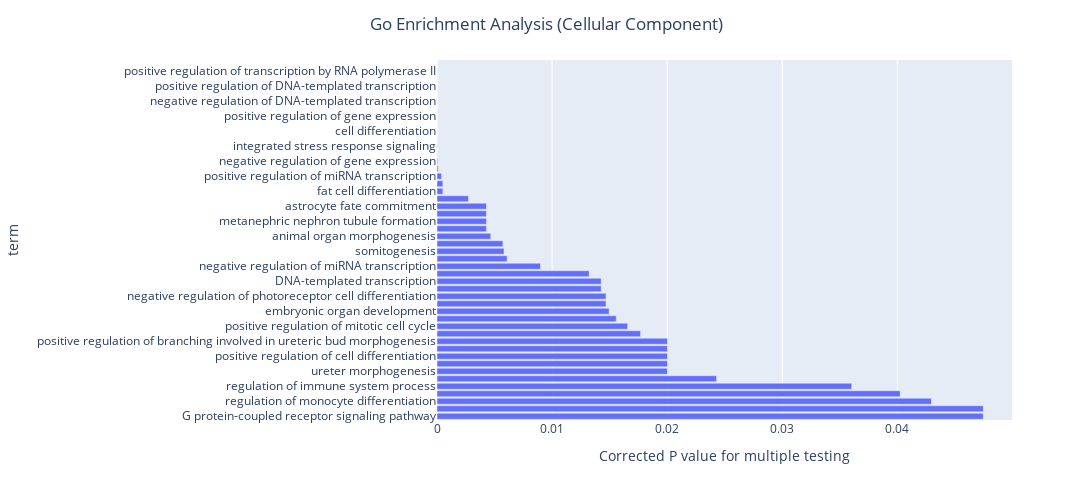

This figure's notebook cell:
### Code cell
import plotly.express as px
biological_process_df.sort_values(by = 'p_corr', ascending= False,inplace= True)
fig = px.bar(biological_process_df, x='p_corr', y = 'term', orientation = 'h')
fig.update_layout(xaxis = dict(title = 'Corrected P value for multiple testing'))
fig.update_layout(width = 1500, height = 500)
fig.update_layout(title= dict(text = 'Go Enrichment Analysis (Cellular Component)', x = 0.5))
fig.show()

### Figure 1 — Plotly figure (JSON) as saved in the notebook; plotly's stock layout.template omitted (floating-point values rounded to 4 significant figures)
{"data": [{"alignmentgroup": "True", "hovertemplate": "p_corr=%{x}<br>term=%{y}<extra></extra>", "legendgroup": "", "marker": {"color": "#636efa", "pattern": {"shape": ""}}, "name": "", "offsetgroup": "", "orientation": "h", "showlegend": false, "textposition": "auto", "type": "bar", "x": [0.04746, 0.04746, 0.04296, 0.04024, 0.03603, 0.02429, 0.02002, 0.02002, 0.02002, 0.02002, 0.02002, 0.01769, 0.01656, 0.01557, 0.01495, 0.01469, 0.01469, 0.01427, 0.01427, 0.01322, 0.008991, 0.006091, 0.00582, 0.005724, 0.004671, 0.004295, 0.004295, 0.004295, 0.004295, 0.002737, 0.0005079, 0.0005079, 0.0003933, 0.0001025, 6.248e-05, 1.59e-05, 1.455e-05, 9.309e-06, 2.612e-06, 2.189e-06, 1.686e-07, 2.602e-09, 3.362e-14, 1.518e-24, 4.988e-29, 2.332e-54, 4.968e-74, 5.213e-178], "xaxis": "x", "y": ["G protein-coupled receptor signaling pathway", "eye development", "regulation of monocyte differentiation", "cellular response to transforming growth factor beta stimulus", "regulation of immune system process", "positive regulation of chondrocyte differentiation", "ureter morphogenesis", "cytokine production", "positive regulation of cell differentiation", "cell fate commitment", "positive regulation of branching involved in ureteric bud morphogenesis", "regulation of epithelial cell proliferation", "positive regulation of mitotic cell cycle", "neuron development", "embryonic organ development", "positive regulation of transcription from RNA polymerase II promoter in response to stress", "negative regulation of photoreceptor cell differentiation", "muscle organ development", "DNA-templated transcription", "forebrain development", "negative regulation of miRNA transcription", "regulation of cytokine production", "somitogenesis", "positive regulation of transcription from RNA polymerase II promoter in response to endoplasmic reticulum stress", "animal organ morphogenesis", "positive regulation of mesenchymal stem cell differentiation", "metanephric nephron tubule formation", "neuron fate commitment", "astrocyte fate commitment", "sensory organ development", "fat cell differentiation", "brain development", "positive regulation of miRNA transcription", "skeletal muscle cell differentiation", "negative regulation of gene expression", "regulation of cell population proliferation", "integrated stress response signaling", "intracellular receptor signaling pathway", "cell differentiation", "anatomical structure morphogenesis", "positive regulation of gene expression", "transcription by RNA polymerase II", "negative regulation of DNA-templated transcription", "regulation of DNA-templated transcription", "positive regulation of DNA-templated transcription", "negative regulation of transcription by RNA polymerase II", "positive regulation of transcription by RNA polymerase II", "regulation of transcription by RNA polymerase II"], "yaxis": "y"}], "layout": {"barmode": "relative", "height": 500, "legend": {"tracegroupgap": 0}, "margin": {"t": 60}, "title": {"text": "Go Enrichment Analysis (Cellular Component)", "x": 0.5}, "width": 1500, "xaxis": {"anchor": "y", "autorange": true, "domain": [0, 1], "range": [0, 0.04996], "title": {"text": "Corrected P value for multiple testing"}, "type": "linear"}, "yaxis": {"anchor": "x", "autorange": true, "domain": [0, 1], "range": [-0.5, 47.5], "title": {"text": "term"}, "type": "category"}}}
